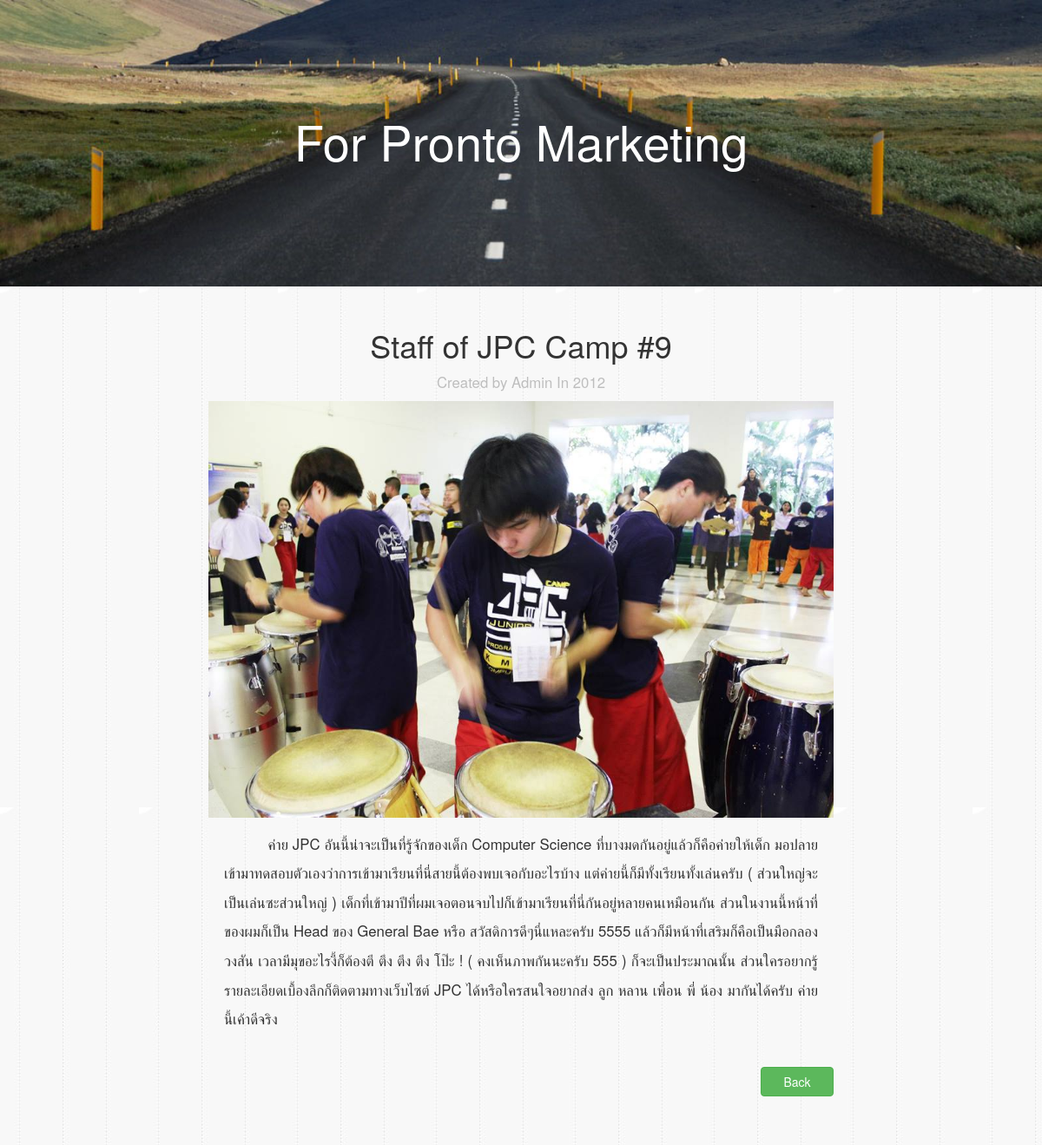
The page /articles/4/ on the database its author committed.
### articles/models.py (models this page shows, shortened)
class Article(models.Model):
    title = models.CharField(max_length=100)
    image = models.FileField(upload_to='static/uploads/', blank=True)
    description = models.TextField()
    year = models.CharField(max_length=4, choices=YEARS, default="2014")
    slug = models.SlugField(max_length=50, unique=True)
    created = models.DateTimeField(auto_now_add=True, auto_now=False)
    updated = models.DateTimeField(auto_now_add=False, auto_now=True)

### articles/views.py (the view)
# urls.py: url(r'^(?P<article_id>\d+)/$', views.detail, name='detail')
def detail(request, article_id):
    article = get_object_or_404(Article, pk=article_id)
    return render(request, 'articles/detail.html', {'article': article})

### static/templates/articles/detail.html
{% extends 'single.html' %}
{% block description %}
<h1 class="text-center topic-content">{{ article.title }}</h1>
<p class="text-center years-single">Created by Admin In {{article.year}}</p>
<div class="image-single">
    <img src="../../{{ article.image }}" alt="{{ article.title }}" align="center">
</div>
<div class="div-description">
    <p class="description">{{ article.description }}</p>
</div>
{% endblock %}

### static/css/single.css (style rules this page uses)
body { padding: 0; margin: 0; }
.years-single { color: #BEBEBE; font-size: 1.2em; }
.image-single { width: 100%; }
.image-single img { margin:auto; display:block; max-width: 720px; }
.description { text-indent: 3em; text-align: justify; line-height: 2em; font-size: 1.2em; }
.div-description { margin: 1em 20% 0 20%; }

### rows shown on the page
Article: title "Staff of JPC Camp #9", year "2012", image (picture), description "ค่าย JPC อันนี้น่าจะเป็นที่รู้จักของเด็ก Computer Science ที่บางมดกันอยู่แล้วก็คือค่ายให้เด็ก มอปลาย เข้ามาทดสอบตัวเองว่าการเข้ามาเรียนที่นี่สายนี้ต้องพบเจอกับอะไรบ้าง แต่ค่ายนี้ก็มีทั้งเรียนทั้งเล่นครับ ( ส่วนใหญ่จะเป็นเล่นซะส่วนใหญ่ ) เด็กที่เข้ามาปีที่ผมเจอตอนจบไปก็เข้ามาเรียนที่นี่กันอยู่หลายคนเหมือนกัน ส่วนในงานนี้หน้าที่ของผมก็เป็น Head ของ General Bae หรือ สวัสดิการดีๆนี่แหละครับ 5555 แล้วก็มีหน้าที่เสริมก็คือเป็นมือกลองวงสัน เวลามีมุขอะไรงี้ก็ต้องตี ตึง ตึง ตึง โป๊ะ ! ( คงเห็นภาพกันนะครับ 555 ) ก็จะเป็นประมาณนั้น ส่วนใครอยากรู้รายละเอียดเบื้องลึกก็ติดตามทางเว็บไซต์ JPC ได้หรือใครสนใจอยากส่ง ลูก หลาน เพื่อน พี่ น้อง มากันได้ครับ ค่ายนี้เค้าดีจริง"
